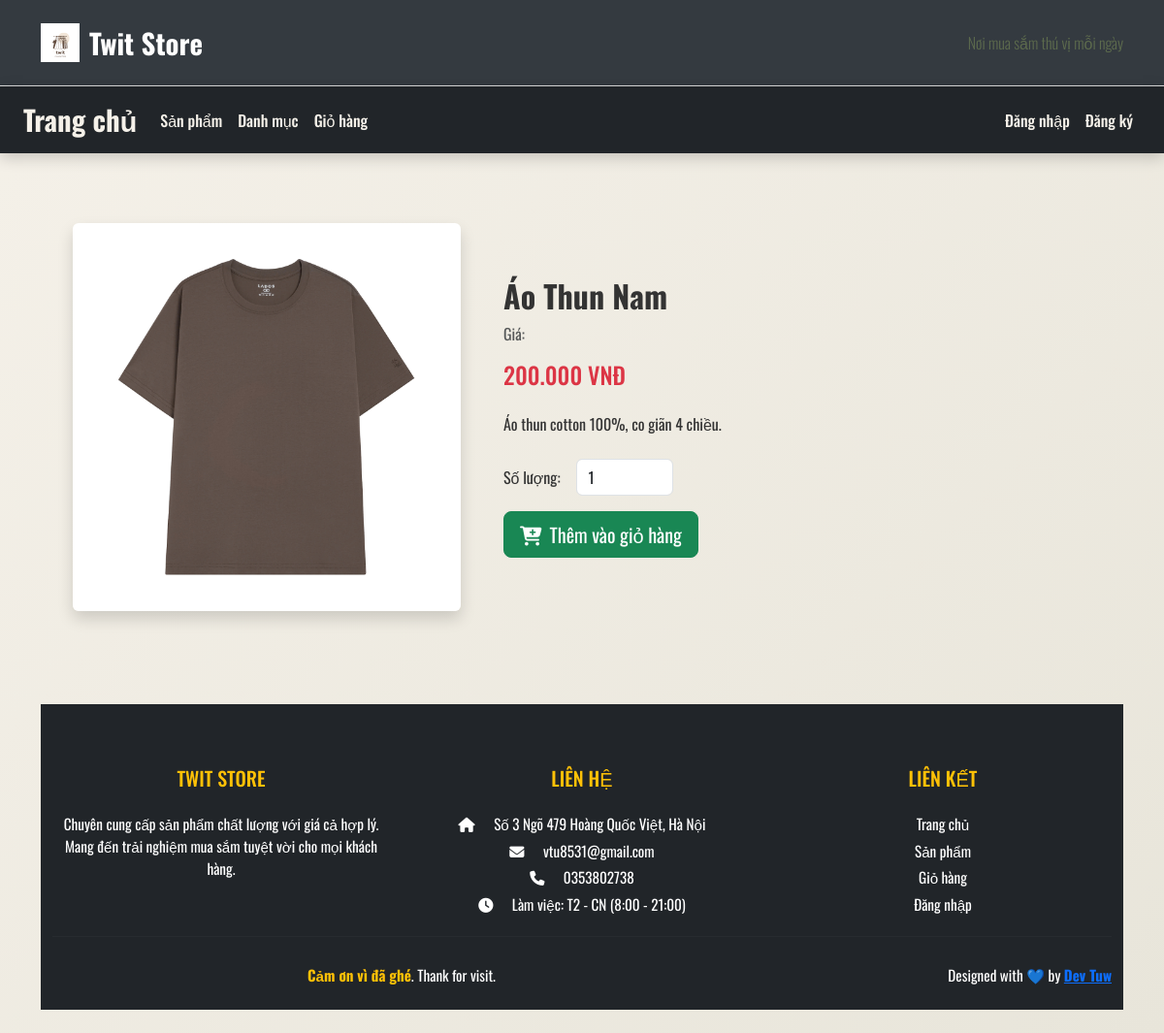
/index.php?controller=product&action=show&id=1, run on the app's committed database.
### tables this page shows
CREATE TABLE `products` (
  `id` int(11) NOT NULL,
  `category_id` int(11) DEFAULT NULL,
  `name` varchar(100) NOT NULL,
  `description` text DEFAULT NULL,
  `price` int(11) NOT NULL,
  `image` varchar(255) DEFAULT NULL,
  `created_at` timestamp NOT NULL DEFAULT current_timestamp()
);

### controllers/ProductController.php (called while the page is built, shortened)
<?php
require_once 'models/Product.php';
class ProductController
{
    private $conn;
    public function __construct($dbConn)
    {
        $this->conn = $dbConn;
    }
    public function show($id)
    {
        $product = Product::find($this->conn, $id);
        require_once 'views/products/detail.php';
    }
}

### models/Product.php (called while the page is built, shortened)
<?php
class Product
{
    public static function find($conn, $id)
    {
        $stmt = $conn->prepare("SELECT * FROM products WHERE id = :id");
        $stmt->execute(['id' => $id]);
        return $stmt->fetch();
    }
}

### views/products/detail.php (the view, shortened to what this page needs)
<?php require_once 'views/layouts/header.php'; ?>
<div class="container py-5">
    <div class="row g-4 align-items-center">
        <div class="col-md-5 text-center">
            <img src="uploads/<?= $product['image'] ?>"
                alt="<?= htmlspecialchars($product['name']) ?>"
                class="img-fluid rounded shadow"
                style="max-height: 400px; object-fit: cover;">
        </div>
        <div class="col-md-7">
            <h2 class="fw-bold"><?= htmlspecialchars($product['name']) ?></h2>
            <p class="text-muted">Giá:</p>
            <h4 class="text-danger"><?= number_format($product['price'], 0, ',', '.') ?> VNĐ</h4>
            <p class="mt-4"><?= nl2br(htmlspecialchars($product['description'])) ?></p>
            <form method="POST" action="index.php?controller=cart&action=add" class="mt-4">
                <div class="mb-3 d-flex align-items-center gap-3">
                    <label for="quantity" class="form-label mb-0">Số lượng:</label>
                    <input type="number" id="quantity" name="quantity" value="1" min="1"
                        class="form-control w-auto" style="max-width: 100px;" required>
                </div>
                <button type="submit" class="btn btn-success btn-lg">
                    <i class="fas fa-cart-plus me-2"></i>Thêm vào giỏ hàng
                </button>
            </form>
        </div>
    </div>
</div>
<?php require_once 'views/layouts/footer.php'; ?>

### public/css/style.css (style rules this page uses)
* { margin: 0; padding: 0; box-sizing: border-box; }
body { font-family: 'Oswald', sans-serif; background: linear-gradient(135deg, #f5f1e9, #e8e5da); color: #333; transition: background 0.5s ease; }

### data on the page
products: image (picture), name "Áo Thun Nam", price "200.000", description "Áo thun cotton 100%, co giãn 4 chiều."
